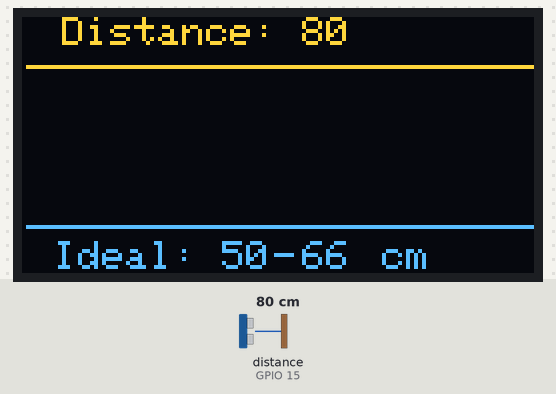
Recording of a program running on a simulated ESP32. Parts: 128×64 one-colour display. Wiring (inferred from the names in the program): ultrasonic range finder: trigger GPIO 5; echo GPIO 15. The test bench sets the inputs (shaded band); at power-on: distance to the obstacle (sensor on GPIO 15) 80 cm. The echo pulse lasts 58.3 µs per cm; the OLED is the two-colour kind (top 16 rows yellow); the display library's start-up logo is not drawn.

Above: at 1.2 s.
1.3 s: distance to the obstacle (sensor on GPIO 15) set to 2 cm
At 2.5 s:
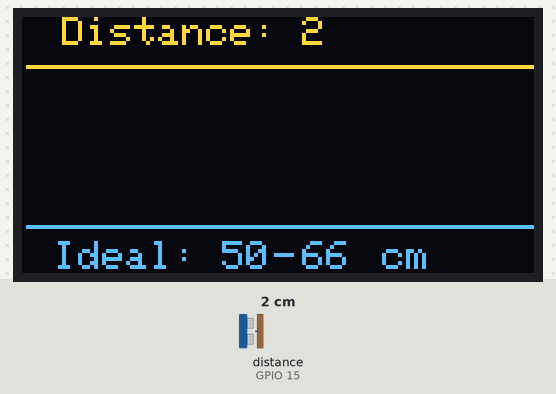
2.8 s: distance to the obstacle (sensor on GPIO 15) set to 4 cm
At 3.1 s:
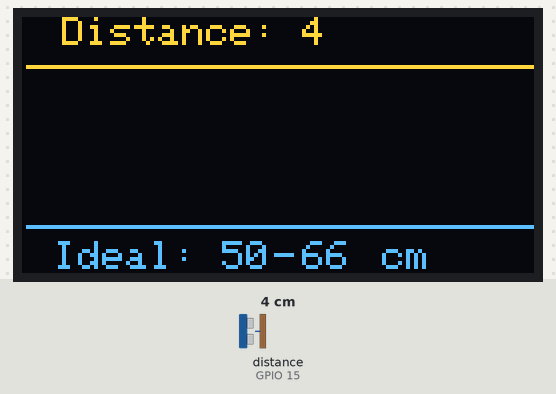
4.3 s: distance to the obstacle (sensor on GPIO 15) set to 9 cm
At 5.2 s:
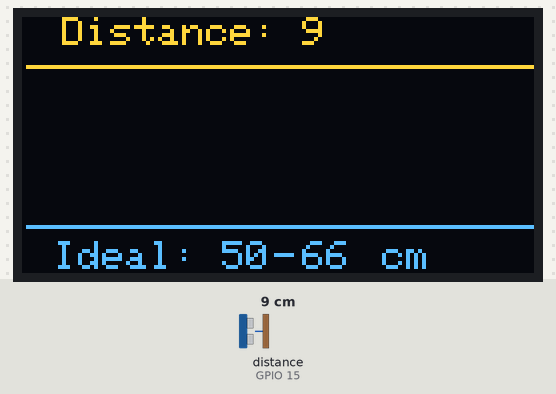
Timing chart, 0 to 7.3 s (numbered marks = the images above; inputs shaded):
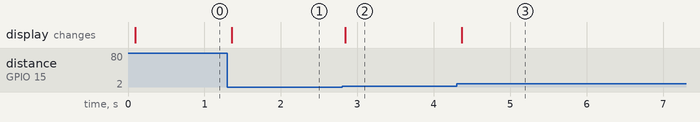

The program:

main.cpp
```cpp
#include <Arduino.h>

#include <Adafruit_GFX.h>
#include <Adafruit_SH110X.h>
#include <Wire.h>
#include <WiFi.h>
#include <distance_detect.h>

#define I2C_ADDRESS 0x3C
#define SCREEN_WIDTH 128
#define SCREEN_HEIGHT 64
#define OLED_RESET -1

int LowerBoundSafeDistance = 50;
int UpperBoundSafeDistance = 66;

Adafruit_SH1106G display = Adafruit_SH1106G(SCREEN_WIDTH, SCREEN_HEIGHT, &Wire, OLED_RESET);

// put function declarations here:
int myFunction(int, int);

void setup() {
  // put your setup code here, to run once:
  pinMode(TRIG, OUTPUT);
  pinMode(ECHO, INPUT);

  display.begin(I2C_ADDRESS, true);
  display.display();
  display.clearDisplay();


}

void printText(int x, int y, String text){
  display.setCursor(x, y);
  display.print(text);
}

void printText(int x, int y, int value){
  display.setCursor(x, y);
  display.print(value);
}

void status_display(float distance, int lower_bound, int upper_bound){
  delay(10);
  display.clearDisplay();
  display.setTextColor(SH110X_WHITE);
  display.setTextSize(1);

  display.drawFastHLine(1, 12, 128, SH110X_WHITE);
  display.drawFastHLine(1, 52, 128, SH110X_WHITE);

  printText(8, 56, "Ideal:");

  printText(50, 56, lower_bound);

  printText(63, 56, "-");
  printText(70, 56, upper_bound);

  printText(90, 56, "cm");

  printText(10, 0, "Distance: ");

  printText(70, 0, static_cast<int>(round(distance)) );
}


void loop() {
  // put your main code here, to run repeatedly:
  status_display(DetectDistance(), 50, 66);
  display.display();
}
```

distance_detect.cpp
```cpp
#include "distance_detect.h"

float duration, distance;

float DetectDistance() {
  digitalWrite(TRIG, LOW);
  delayMicroseconds(2);

  digitalWrite(TRIG, HIGH);
  delayMicroseconds(10);

  digitalWrite(TRIG, LOW);// set trig to LOW
  duration = pulseIn(ECHO, HIGH); // wait for when the the reading value will be high | Reference: https://www.arduino.cc/reference/en/language/functions/advanced-io/pulsein/ |
  distance = duration * SPEEDOFSOUND / 2;// divide the time by 2 then multiply it by 0.0343

  return distance;
}
```

distance_detect.h
```cpp
#include <Arduino.h>

#define SPEEDOFSOUND 0.0343
#define TRIG 5
#define ECHO 15


float DetectDistance();
```

Measured:
- after the input at 1.3 s, the display: changes after 0.06 s (image 1)
- after the input at 2.8 s, the display: changes at once (image 2)
- after the input at 4.3 s, the display: changes after 0.07 s (image 3)
